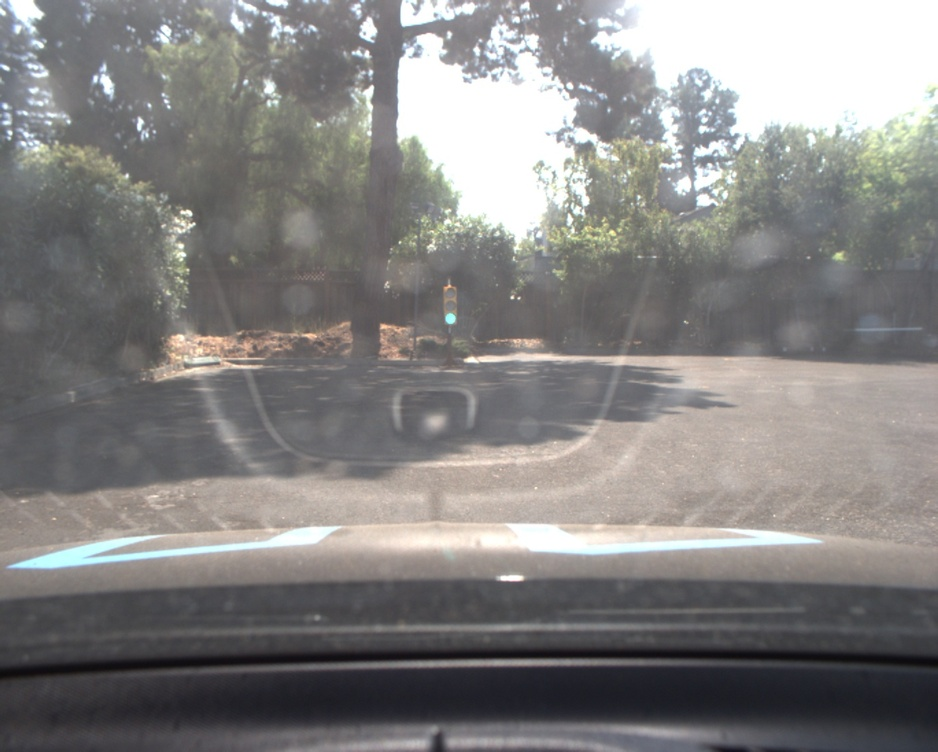
#> input picture frames/img_1.jpg, 938 x 752 px, shrunk from 1368 x 1096 before the run
$ python -i projectSensorData.py   (imports and definitions only)
#> lines starting #> are read from the running program, lines starting #| are printed output that depends on the picture; after the words box and inside, x2 and y2 are one past the last pixel; in counts of white or black regions, pixels touching at a corner belong together
import json

import cv2
import numpy as np
import pymongo
from pymongo import UpdateOne


class DatabaseManager():
    # [20 lines left out: functions __init__, add_del_update_db_record, load_image_into_numpy_array, not called in this run]


allImages = []


def detect(file):
#> called with file = 'frames/img_1.jpg'
    img = cv2.imread(file)
#> img is the input picture: shape (752, 938, 3); mean B, G, R 129.7, 130.8, 132.4
    hsv = cv2.cvtColor(img, cv2.COLOR_BGR2HSV)
#> hsv: shape (752, 938, 3); mean H, S, V 70.6, 17.3, 135.4
    light_color = None
    # color range
    lower_red1 = np.array([0, 100, 100])
    upper_red1 = np.array([10, 255, 255])
    lower_red2 = np.array([160, 100, 100])
    upper_red2 = np.array([180, 255, 255])
    lower_green = np.array([40, 50, 50])
    upper_green = np.array([90, 255, 255])
    lower_yellow = np.array([15, 150, 150])
    upper_yellow = np.array([35, 255, 255])
    mask1 = cv2.inRange(hsv, lower_red1, upper_red1)
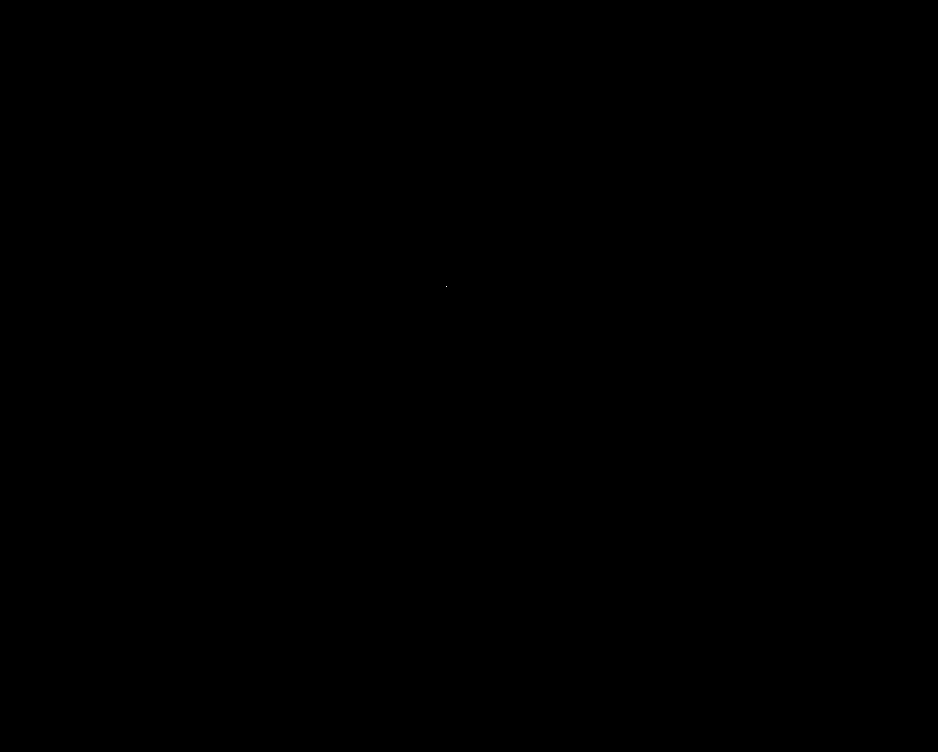
#> mask1: shape (752, 938); 0% white in thin lines or dots, all inside (x1, y1, x2, y2) = (446, 286, 447, 287)
    mask2 = cv2.inRange(hsv, lower_red2, upper_red2)
#> mask2: shape (752, 938); every value is 0
    maskg = cv2.inRange(hsv, lower_green, upper_green)
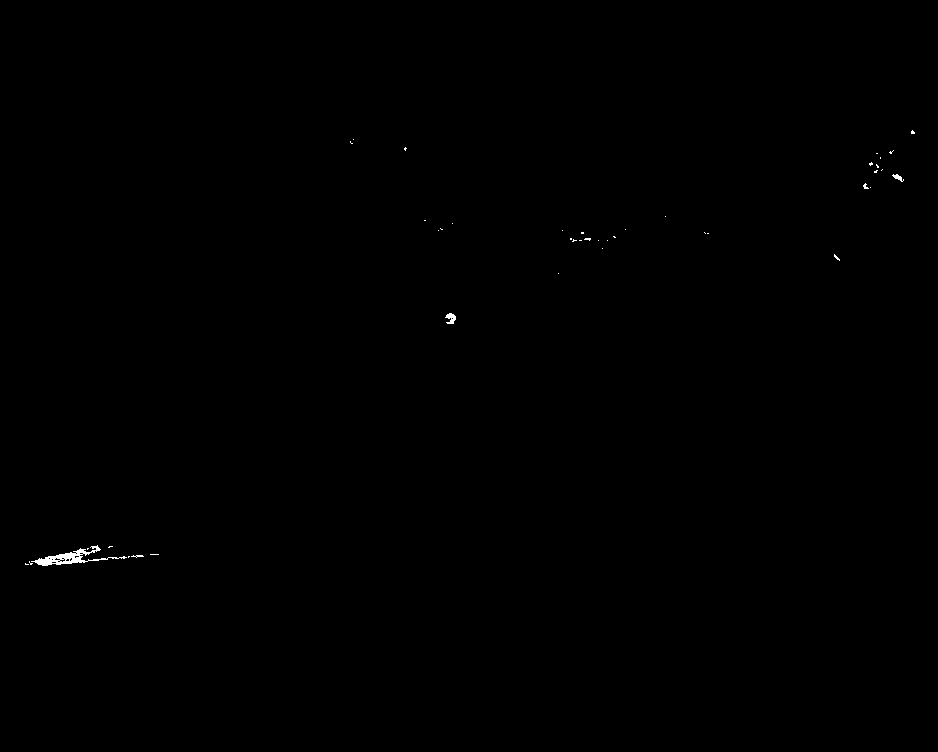
#> maskg: shape (752, 938); 0.12% white; 43 white regions (39 under 20 px), largest, box (x1, y1, x2, y2) and area: (31, 545, 127, 566) 553, (445, 313, 456, 324) 75, (892, 174, 904, 182) 43, (131, 555, 144, 558) 21
    masky = cv2.inRange(hsv, lower_yellow, upper_yellow)
    maskr = cv2.add(mask1, mask2)

    size = img.shape
#> size = (752, 938, 3)

    # hough circle detect
    r_circles = cv2.HoughCircles(maskr, cv2.HOUGH_GRADIENT, 1, 80,
                                 param1=50, param2=10, minRadius=0, maxRadius=30)
#> r_circles = None

    g_circles = cv2.HoughCircles(maskg, cv2.HOUGH_GRADIENT, 1, 60,
                                 param1=50, param2=10, minRadius=0, maxRadius=30)
#> g_circles = [[69.5, 538.5, 24.9]]

    y_circles = cv2.HoughCircles(masky, cv2.HOUGH_GRADIENT, 1, 30,
                                 param1=50, param2=5, minRadius=0, maxRadius=30)
#> y_circles = None

    # traffic light detect
    r = 5
    bound = 4.0 / 10
    if r_circles is not None:
        r_circles = np.uint16(np.around(r_circles))

        for i in r_circles[0, :]:
            if i[0] > size[1] or i[1] > size[0] or i[1] > size[0] * bound:
                continue

            h, s = 0.0, 0.0
            for m in range(-r, r):
                for n in range(-r, r):

                    if (i[1] + m) >= size[0] or (i[0] + n) >= size[1]:
                        continue
                    h += maskr[i[1] + m, i[0] + n]
                    s += 1
            if h / s > 50:
                light_color = 'RED'

    if g_circles is not None:
        g_circles = np.uint16(np.around(g_circles))
#> g_circles = [[70, 538, 25]]

        for i in g_circles[0, :]:
            if i[0] > size[1] or i[1] > size[0] or i[1] > size[0] * bound:
                continue

            h, s = 0.0, 0.0
            for m in range(-r, r):
                for n in range(-r, r):

                    if (i[1] + m) >= size[0] or (i[0] + n) >= size[1]:
                        continue
                    h += maskg[i[1] + m, i[0] + n]
                    s += 1
            if h / s > 100:
                light_color = 'GREEN'
#> this loop made 1 pass

    if y_circles is not None:
        y_circles = np.uint16(np.around(y_circles))

        for i in y_circles[0, :]:
            if i[0] > size[1] or i[1] > size[0] or i[1] > size[0] * bound:
                continue

            h, s = 0.0, 0.0
            for m in range(-r, r):
                for n in range(-r, r):

                    if (i[1] + m) >= size[0] or (i[0] + n) >= size[1]:
                        continue
                    h += masky[i[1] + m, i[0] + n]
                    s += 1
            if h / s > 50:
                light_color = 'YELLOW'

    return light_color


# [22 lines left out: function DHT22_Image_Handler, not called in this run]


# Master Function to Select DB Funtion based on MQTT Topic

def sensor_Data_Handler(Topic, jsonData):
    if Topic == "cloud2020/gr04-3/Traffic":
        DHT22_Image_Handler(jsonData)

>>> result = detect('frames/img_1.jpg')

$ run again, on frames/img_11.jpg
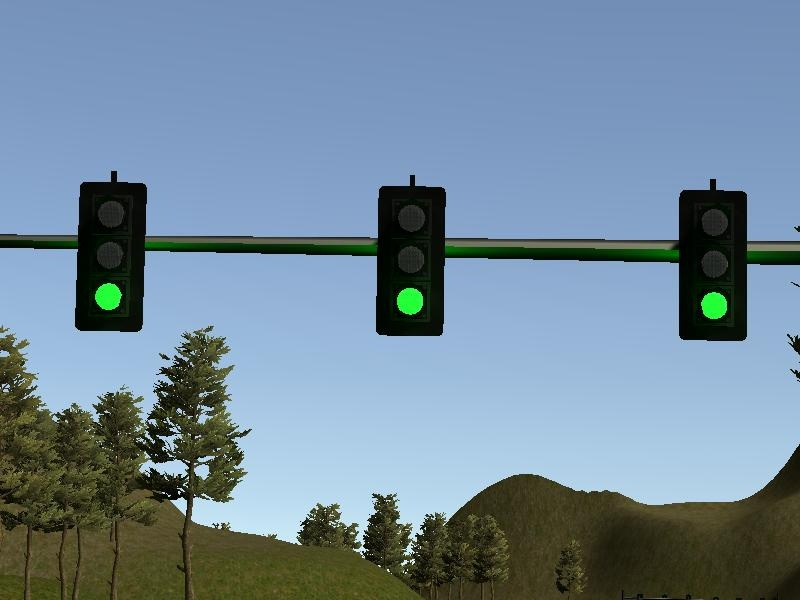
#> input picture frames/img_11.jpg, 800 x 600 px
#> in detect, img is the input picture: shape (600, 800, 3); mean B, G, R 152.5, 136.1, 113.8
#> hsv: shape (600, 800, 3); mean H, S, V 85.6, 99.5, 161
#> mask1: shape (600, 800); every value is 0
#> in detect, `maskg = cv2.inRange(hsv, lower_green, upper_green)`:
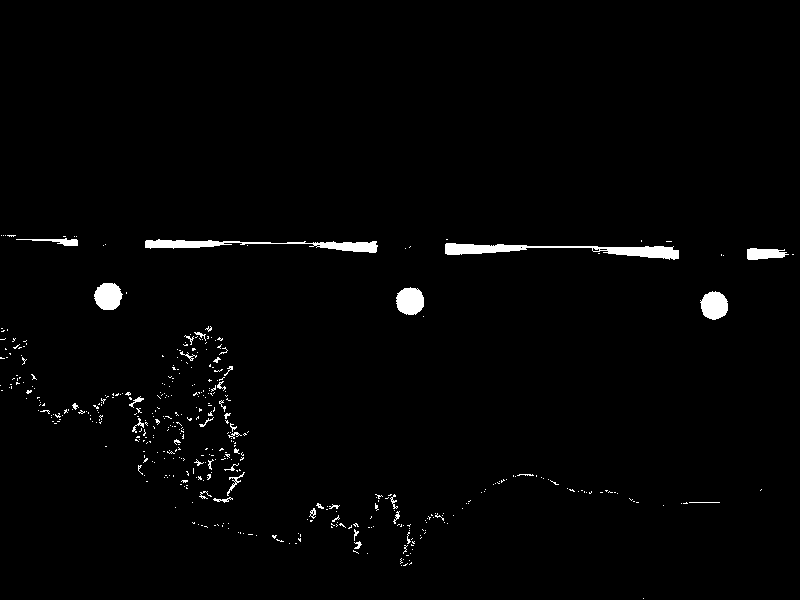
#> maskg: shape (600, 800); 1.6% white; 444 white regions (406 under 20 px), largest, box (x1, y1, x2, y2) and area: (445, 243, 679, 260) 1584, (145, 239, 378, 253) 1236, (396, 287, 424, 315) 621
#> r_circles = None
#> in detect, `g_circles = cv2.HoughCircles(maskg, cv2.HOUGH_GRADIENT, 1, 60, param1=..`: g_circles = [[108.5, 295.5, 13.8], [214.5, 475.5, 22.7], [714.5, 304.5, 14.5], [201.5, 364.5, 24.9], [410.5, 300.5, 14.4], [157.5, 437.5, 22.4], [9.5, 366.5, 19.4], [394.5, 537.5, 15], [327.5, 511.5, 9.6], [234.5, 417.5, 8], [46.5, 418.5, 10]]
#> y_circles = None
#> in detect, `g_circles = np.uint16(np.around(g_circles))`: g_circles = [[108, 296, 14], [214, 476, 23], [714, 304, 14], [202, 364, 25], [410, 300, 14], [158, 438, 22], [10, 366, 19], [394, 538, 15], [328, 512, 10], [234, 418, 8], [46, 418, 10]]
#> the loop in detect, `for i in g_circles[0, :]:` made 11 passes

$ run again, on frames/img_12.jpg
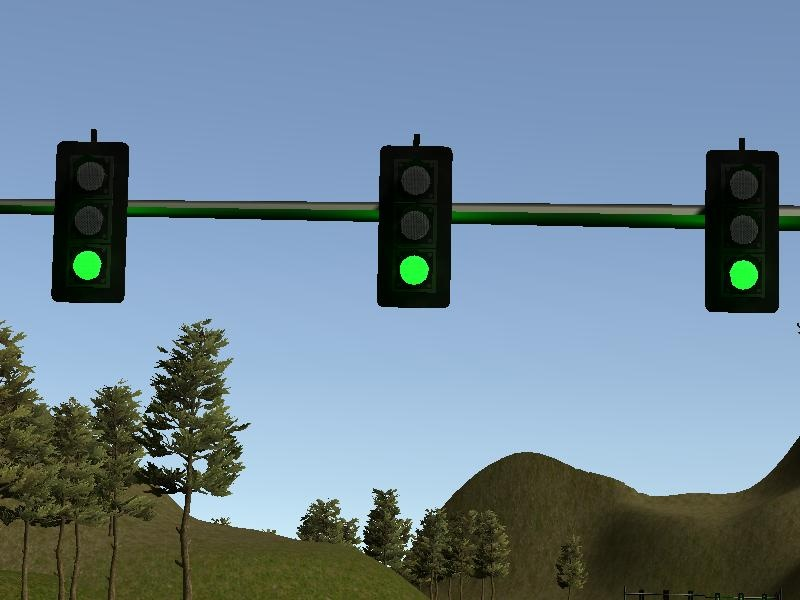
#> input picture frames/img_12.jpg, 800 x 600 px
#> in detect, img is the input picture: shape (600, 800, 3); mean B, G, R 147.8, 133, 111.3
#> hsv: shape (600, 800, 3); mean H, S, V 83.9, 101.5, 157
#> mask1: shape (600, 800); every value is 0
#> in detect, `maskg = cv2.inRange(hsv, lower_green, upper_green)`:
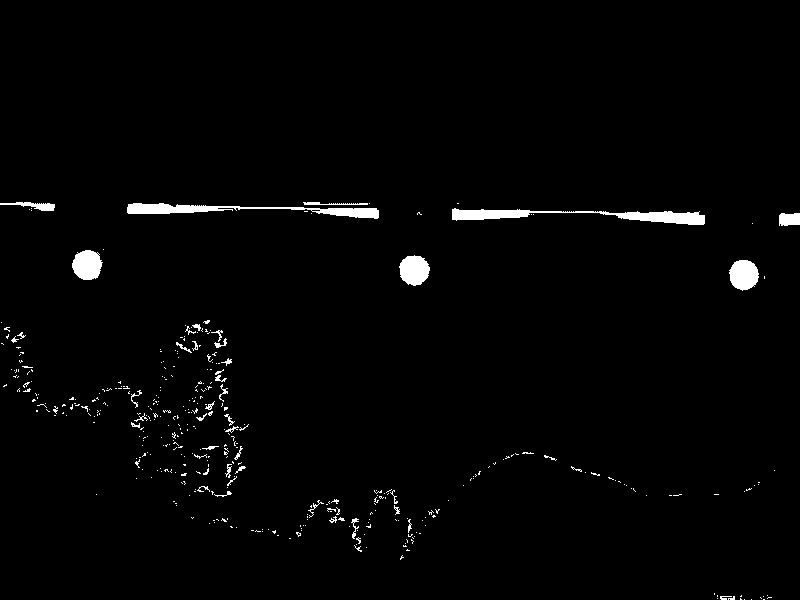
#> maskg: shape (600, 800); 1.8% white; 398 white regions (356 under 20 px), largest, box (x1, y1, x2, y2) and area: (452, 208, 705, 225) 1723, (127, 203, 379, 219) 1510, (399, 255, 430, 286) 715
#> r_circles = None
#> in detect, `g_circles = cv2.HoughCircles(maskg, cv2.HOUGH_GRADIENT, 1, 60, param1=..`: g_circles = [[204.5, 435.5, 29.3], [742.5, 274.5, 15.8], [87.5, 264.5, 15.5], [202.5, 349.5, 21.6], [414.5, 271.5, 13.8], [126.5, 405.5, 20.2], [329.5, 524.5, 24.9], [413.5, 511.5, 21.3], [23.5, 379.5, 12.7]]
#> y_circles = None
#> in detect, `g_circles = np.uint16(np.around(g_circles))`: g_circles = [[204, 436, 29], [742, 274, 16], [88, 264, 16], [202, 350, 22], [414, 272, 14], [126, 406, 20], [330, 524, 25], [414, 512, 21], [24, 380, 13]]
#> the loop in detect, `for i in g_circles[0, :]:` made 9 passes
